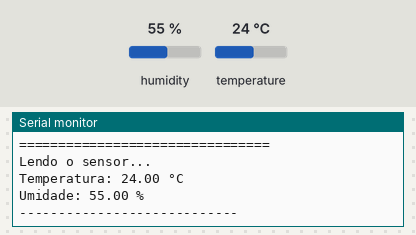
Bench run of a sketch on a simulated ESP32-C3. Parts: the last lines printed to the serial monitor. Inputs (shaded band) come from the test bench; at power-on: humidity 55 %, temperature 24 °C.

Above: at 3.2 s.
3.3 s: humidity set to 22 %
At 5.1 s:
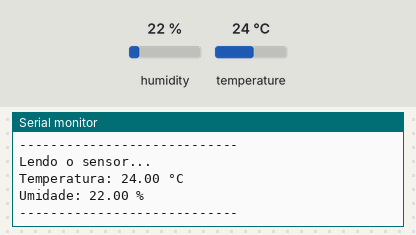
6.0 s: temperature set to 12 °C
At 7.5 s:
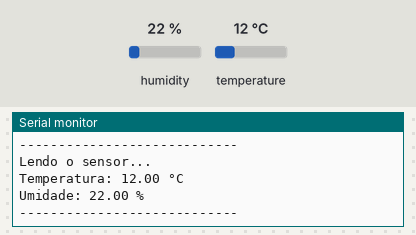
8.7 s: humidity set to 40 %
At 11.2 s:
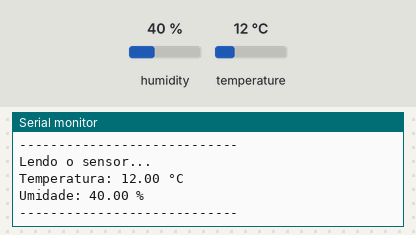
Timing chart, 0 to 12.7 s (numbered marks = the images above; inputs shaded):
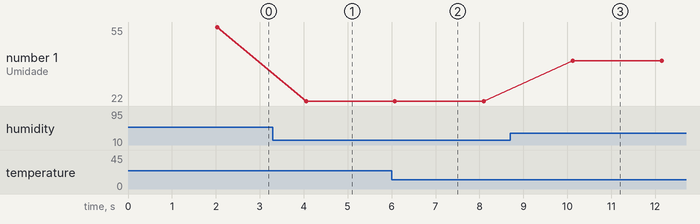

The sketch:

DHT11_ESP32C3.ino
```cpp
/*
 * Projeto: Leitura de Temperatura e Umidade
 * Hardware: ESP32-C3 + DHT11 (versão de 4 pinos)
 *
 * Ligação:
 *   DHT11 Pino 1 (VCC)  -> 3V3
 *   DHT11 Pino 2 (DATA) -> GPIO 4
 *   DHT11 Pino 3 (NC)   -> não conectado
 *   DHT11 Pino 4 (GND)  -> GND
 *
 * ATENÇÃO: este teste foi feito SEM resistor de pull-up entre DATA e VCC.
 * Caso o sensor não responda (erro "Guru Meditation" / watchdog timeout),
 * adicione um resistor de aproximadamente 10 kOhm entre DATA e 3V3.
 *
 * Biblioteca necessária: "DHT sensor library" (Adafruit)
 * Instale em: Arduino IDE > Sketch > Include Library > Manage Libraries
 * Pode ser necessário também instalar a dependência "Adafruit Unified Sensor".
 */

#include <DHT.h>

// Pino digital do ESP32-C3 conectado ao DATA do DHT11
#define DHTPIN 4

// Modelo do sensor utilizado (DHT11)
#define DHTTYPE DHT11

// Cria o objeto do sensor, associando o pino e o tipo definidos acima
DHT dht(DHTPIN, DHTTYPE);

void setup() {
  // Inicia a comunicação serial em 115200 baud (mesma taxa usada no
  // Monitor Serial da Arduino IDE)
  Serial.begin(115200);

  // Pequeno atraso para dar tempo do Monitor Serial conectar e
  // do sensor estabilizar após ligar
  delay(2000);

  Serial.println();
  Serial.println("================================");
  Serial.println("   TESTE DHT11 - ARROCHA!");
  Serial.println("================================");

  // Inicializa o sensor DHT11
  dht.begin();
}

void loop() {
  Serial.println("Lendo o sensor...");

  // Tenta ler a temperatura (em graus Celsius) e a umidade relativa (%)
  // OBS: é aqui que o projeto vem travando com "Guru Meditation Error"
  float temperatura = dht.readTemperature();
  float umidade = dht.readHumidity();

  // isnan() verifica se a leitura falhou (Not a Number).
  // Se qualquer uma das duas leituras falhar, exibe mensagem de erro.
  if (isnan(temperatura) || isnan(umidade)) {
    Serial.println("ERRO! DHT11 nao respondeu.");
  } else {
    // Leitura bem-sucedida: imprime os valores no Monitor Serial
    Serial.print("Temperatura: ");
    Serial.print(temperatura);
    Serial.println(" °C");

    Serial.print("Umidade: ");
    Serial.print(umidade);
    Serial.println(" %");
  }

  Serial.println("----------------------------");

  // O DHT11 só pode ser lido a cada ~1-2 segundos, por isso o delay
  delay(2000);
}
```

Measured:
- after the input at 3.3 s, the serial monitor: prints a new line after 0.75 s (image 1)
- after the input at 6.0 s, the serial monitor: prints a new line after 0.08 s (image 2)
- after the input at 8.7 s, the serial monitor: prints a new line after 1.4 s (image 3)
- plotted number 1: 55 → 22 after the input at 3.3 s, 22 → 40 after the input at 8.7 s
